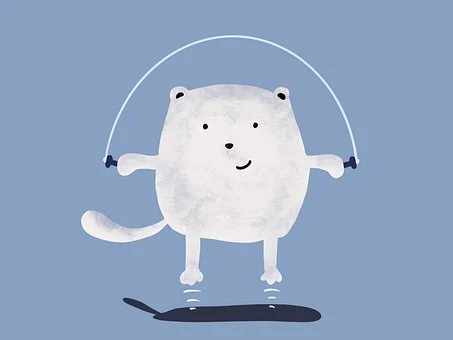
#> input picture learn-PIL/二值化图像/img/img.png, 453 x 340 px
$ python custom_to_mode1.py
#> lines starting #> are read from the running program, lines starting #| are printed output that depends on the picture; after the words box and inside, x2 and y2 are one past the last pixel; in counts of white or black regions, pixels touching at a corner belong together
import json

from PIL import Image


def get_all_pixel(img):
    width = img.size[0]
    height = img.size[1]
    ret = []
    for x in range(width):
        for y in range(height):
            pixel = img.getpixel((x, y))
            # print(f"{x},{y} -----> {pixel}")
            ret.append(pixel)
    return ret


def main():
    img = Image.open('img/img.png')
#> img is the input picture: PIL image 453x340 RGB; mean R, G, B 149.9, 169.8, 196.7
    img_2 = img.convert("L")
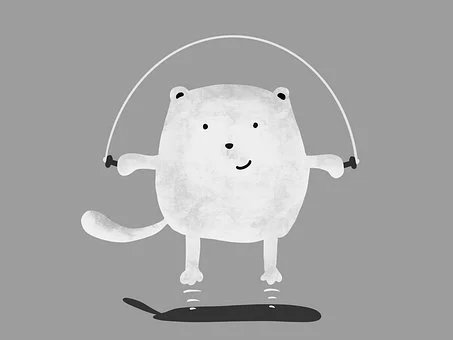
#> img_2: PIL image 453x340 L; min 0, max 255, mean 166.8

    # 自定义灰度界限，大于这个值为黑色，小于这个值为白色
    threshold = 150

    table = []
    for i in range(256):
        if i < threshold:
            table.append(0)
        else:
            table.append(1)

    img_3 = img_2.point(table, "1")  # 图片二值化 使用table来设置二值化的规则
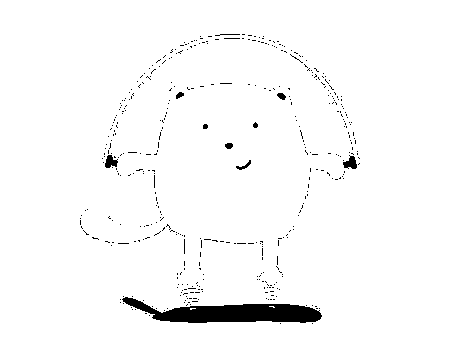
#> img_3: PIL image 453x340 1; 97.2% white; 429 black regions (419 under 20 px), largest, box (x1, y1, x2, y2) and area: (122, 297, 322, 323) 2820, (343, 155, 357, 169) 120, (105, 155, 118, 168) 111
    img_3.save(f"img/img_L_1_{threshold}.png")
    ret = get_all_pixel(img_3)
#> after the loop in get_all_pixel, `for x in range(width):`: ret = 154020 items
#> ret = 154020 items
    with open(f'mode/img_L_1_{threshold}.txt', 'w') as f:
        json.dump(ret, f)


if __name__ == '__main__':
    main()
